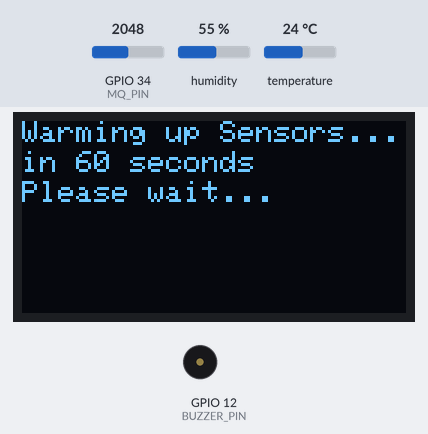
A sketch run on a simulated ESP32. Shown: 128×64 one-colour display, buzzer (waves = sounding, pin HIGH). The test bench sets the inputs (shaded band); at power-on: GPIO 34 (MQ_PIN) = 2048, humidity 55 %, temperature 24 °C. What the sketch prints to the serial monitor is not drawn.

Above: at 1.3 s.
At 61.3 s:
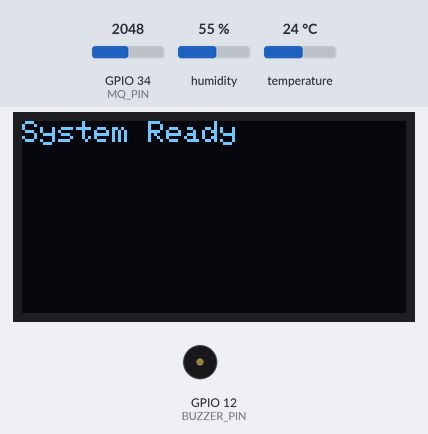
At 63.46 s:
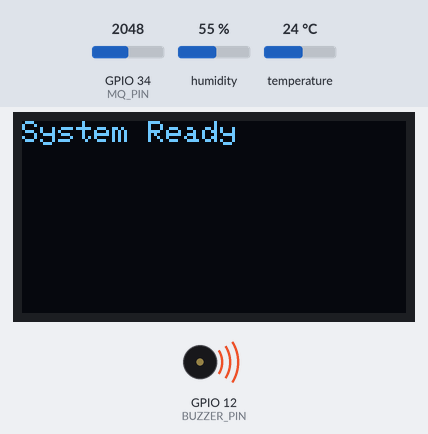
At 64.79 s:
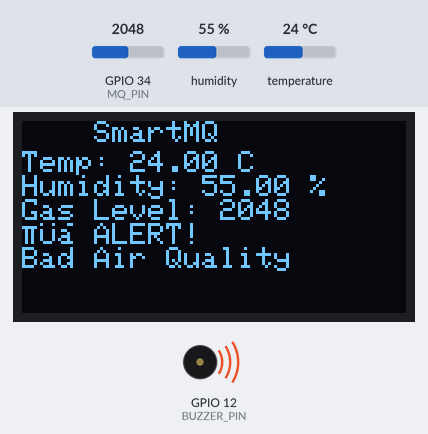
Timing chart, 0 to 130.0 s (numbered marks = the images above):
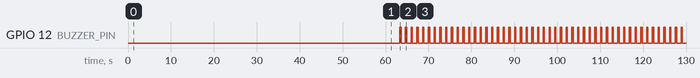

Measured:
- by itself, GPIO 12 (BUZZER_PIN): alternates HIGH for 0.30 s and LOW for 1.0 s
- what the display in image 0 shows lasts 60.0 s, from 1.3 s to 61.3 s
- what the display in image 1 shows lasts 2.3 s, from 61.3 s to 63.6 s

The sketch:

tongsampah2.ino
```cpp
#include <Wire.h>
#include <Adafruit_SSD1306.h>
#include <Adafruit_GFX.h>
#include <DHT.h>

#define SCREEN_WIDTH 128
#define SCREEN_HEIGHT 64
Adafruit_SSD1306 display(SCREEN_WIDTH, SCREEN_HEIGHT, &Wire, -1);

// DHT11 setup
#define DHTPIN 14
#define DHTTYPE DHT11
DHT dht(DHTPIN, DHTTYPE);

// MQ135 (simulated using MQ6) on analog pin
#define MQ_PIN 34

// Buzzer
#define BUZZER_PIN 12

void setup() {
  Serial.begin(115200);
beepStartupBuzzer();
  // DHT init
  dht.begin();

  // OLED init
  if (!display.begin(SSD1306_SWITCHCAPVCC, 0x3C)) {
    Serial.println("OLED failed");
    while (true);
  }
  display.clearDisplay();
  display.setTextColor(SSD1306_WHITE);
  display.setTextSize(1);

  // Buzzer pin
  pinMode(BUZZER_PIN, OUTPUT);
  digitalWrite(BUZZER_PIN, LOW);

  // Warm-up MQ135
  display.setCursor(0, 0);
  display.println("Warming up Sensors...");
  display.setCursor(0, 10);  // Move to next line
  display.println("in 60 seconds");
  display.setCursor(0, 20);  // Move to next line
  display.println("Please wait...");
  display.display();

  delay(60000); // 60 seconds warmup

  display.clearDisplay();
  display.setCursor(0, 0);
  display.println("System Ready");
  display.display();
  delay(2000);
}

void beepStartupBuzzer() {
  // Three short beeps
  for (int i = 0; i < 3; i++) {
    digitalWrite(BUZZER_PIN, HIGH);
    delay(200);
    digitalWrite(BUZZER_PIN, LOW);
    delay(200);
  }
}

void loop() {
  // Read temperature and humidity
  float temp = dht.readTemperature();
  float hum = dht.readHumidity();

  // Read gas value
  int gasValue = analogRead(MQ_PIN);

  // Debug prints
  Serial.print("Temp: "); Serial.print(temp);
  Serial.print(" C, Humidity: "); Serial.print(hum);
  Serial.print(" %, Gas: "); Serial.println(gasValue);

 // Check for alerts
  bool highGas = gasValue > 1800;
  bool highTemp = temp > 45; // adjust threshold for real fire risk

  // OLED Display
  display.clearDisplay();
  display.setCursor(0, 0);
  display.print("    SmartMQ");
  display.setCursor(0, 10);
  display.print("Temp: "); display.print(temp); display.println(" C");
  display.print("Humidity: "); display.print(hum); display.println(" %");
  display.print("Gas Level: "); display.println(gasValue);

if (highGas || highTemp) {
  display.setTextSize(1);
  display.setTextColor(SSD1306_WHITE, SSD1306_BLACK);
  display.println("⚠ ALERT!");
  if (highGas) display.println("Bad Air Quality");
  if (highTemp) display.println("High Temp Detected");

  // Buzzer pattern based on severity
  if (highGas && highTemp) {
    // Critical: continuous fast beeping
    for (int i = 0; i < 5; i++) {
      digitalWrite(BUZZER_PIN, HIGH);
      delay(100);
      digitalWrite(BUZZER_PIN, LOW);
      delay(100);
    }
  } else if (highTemp) {
    // Fast double beep for high temperature
    for (int i = 0; i < 2; i++) {
      digitalWrite(BUZZER_PIN, HIGH);
      delay(150);
      digitalWrite(BUZZER_PIN, LOW);
      delay(150);
    }
  } else if (highGas) {
    // Single short beep for gas
    digitalWrite(BUZZER_PIN, HIGH);
    delay(300);
    digitalWrite(BUZZER_PIN, LOW);
  }

} else {
  display.println("Air Quality: OK");
  digitalWrite(BUZZER_PIN, LOW);
}


  display.display();
  delay(1000);
}
```
